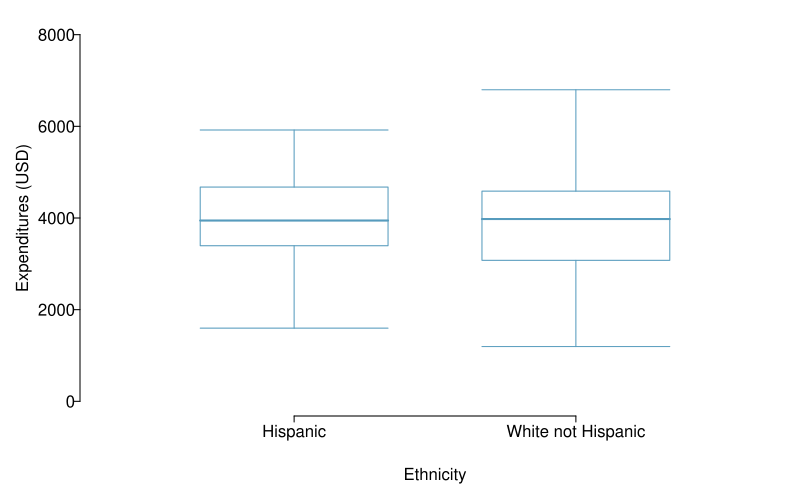

Generate this figure with R:
library(openintro)
#data(dds.discr)
data(COL)

dds.hispanics = dds.discr[dds.discr$ethnicity == "Hispanic", ]
dds.white.non.hisp = dds.discr[dds.discr$ethnicity == "White not Hispanic", ]

dds.hisp.white = rbind(dds.hispanics, dds.white.non.hisp)
dds.hisp.white$ethnicity <- droplevels(dds.hisp.white$ethnicity)

dt.13 = subset(dds.hisp.white, age.cohort == "13-17", 
               select = c(ethnicity, expenditures))


myPDF("ddsExpEthnicityAge13.pdf", 8, 5,
      mar = c(4.2, 4, 1, 0.5),
      mgp = c(2.4, 0.25, 0),
)

boxPlot(dt.13$expenditures, dt.13$ethnicity,
        xlab = 'Ethnicity',
        ylab = 'Expenditures (USD)',
        ylim = c(0, 8000),
        pch = 19,
        pchCex = 1,
        lcol = COL[1],
        col = COL[1,3])

dev.off()
